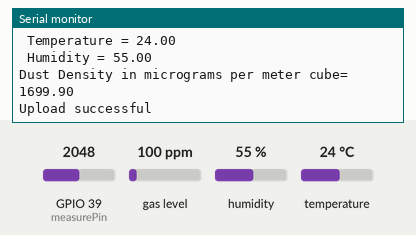
A sketch run on a simulated ESP32. Shown: the last lines printed to the serial monitor. The test bench sets the inputs (shaded band); at power-on: gas level 100 ppm, humidity 55 %, GPIO 39 (measurePin) = 2048, temperature 24 °C. WiFi joins after 1.5 s; servers stay silent unless stated.

Above: at 3.2 s.
3.3 s: gas level set to 20 ppm
5.8 s: humidity set to 22 %
8.3 s: GPIO 39 (measurePin) set to 1760
10.8 s: temperature set to 12 °C
At 12.57 s:
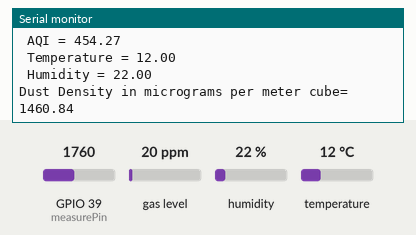
13.3 s: gas level set to 250 ppm
At 14.0 s:
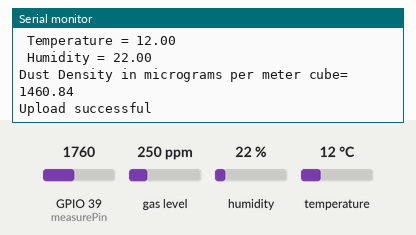
15.8 s: GPIO 39 (measurePin) set to 1840
Timing chart, 0 to 18.8 s (numbered marks = the images above; inputs shaded):
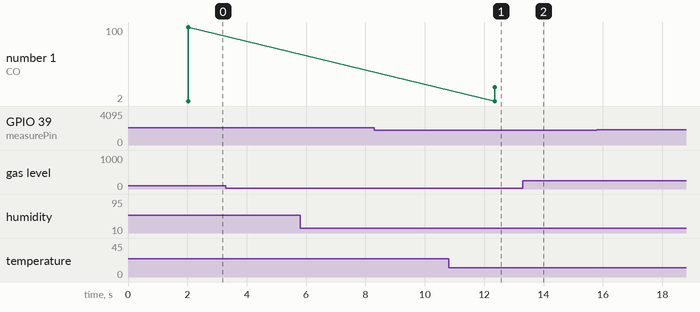

The sketch:

project_sketch.ino
```cpp
#include <WiFi.h>
#include <ThingSpeak.h>
#include <Adafruit_Sensor.h>
#include <DHT.h>
#include <MQUnifiedsensor.h>
#define WIFI_SSID "Galaxy M31sF579"
#define WIFI_PASSWORD "xnnt3916"
#define THINGSPEAK_API_KEY "BAD6KM1N2AO5MP3M"
#define DHTPIN 4
#define DHTTYPE DHT11
#define RatioMQ135CleanAir 3.6//RS / R0 = 3.6 ppm
#define measurePin 39 //adc pin of esp32 can be used for analog input
DHT dht(DHTPIN, DHTTYPE);

#define         Board                   ("ESP-32") // Wemos ESP-32 or other board, whatever have ESP32 core.

//https://www.amazon.com/HiLetgo-ESP-WROOM-32-Development-Microcontroller-Integrated/dp/B0718T232Z (Although Amazon shows ESP-WROOM-32 ESP32 ESP-32S, the board is the ESP-WROOM-32D)
#define         Pin                     (36) //check the esp32-wroom-32d.jpg image on ESP32 folder

/***********************Software Related Macros************************************/
#define         Type                    ("MQ-135") //MQ2 or other MQ Sensor, if change this verify your a and b values.
#define         Voltage_Resolution      (3.3) // 3V3 <- IMPORTANT. Source: https://randomnerdtutorials.com/esp32-adc-analog-read-arduino-ide/
#define         ADC_Bit_Resolution      (12) // ESP-32 bit resolution. Source: https://randomnerdtutorials.com/esp32-adc-analog-read-arduino-ide/
#define         RatioMQ2CleanAir        (3.6) //RS / R0 = 3.6 ppm
/*****************************Globals***********************************************/
MQUnifiedsensor MQ135(Board, Voltage_Resolution, ADC_Bit_Resolution, Pin, Type);


int THINGSPEAK_CHANNEL_ID=2329603;
WiFiClient client;


float calc_SI1(float CO2)
{
 //Molecular weight of CO2 = 44.01 g/mol;
 //conversion of ppm to µg/m3 -https://teesing.com/en/tools/ppm-mg3-converter
 //calculation of sub -index same as that of NH3 as CO2 is not mentioned in cpcb for calculation of AQI
 float c = (float)(CO2 *  44.01/24.45);

 if(c <=200)
 return c * 50/200;
 else if(c >200 && c<=400)
 return 50+(c-200)*50/200;
 else if(c>400 && c<=800)
 return 100+(c-400)*100/400;
 else if (c >800 && c <=1200)
 return 200+(c-800)*(100/400);
 else if(c>1200 && c <=1800)
 return 300+(c-1200)*(100/600);
 else if(c>1800)
 return 400+(c-1800)*(100/600);

}

float calc_SI2(float CO)
{ //Molecular weight for CO = 28.01 g/mol
    //conversion of ppm to mg/m3 - https://teesing.com/en/tools/ppm-mg3-converter
  //calculation of sub -index reference - https://cpcb.nic.in/National-Air-Quality-Index/


  float c = (float)(CO *  28.01/(24.45*1000));

  //finding Sub - Index for Carbon Monoxide according to the calculation methods used in - https://cpcb.nic.in/National-Air-Quality-Index/

  if(c<=1)
  return c*50/1;
  else if(c>1 && c<=2)
  return 50+(c-1)*50/1;
  else if(c>2 && c<=10)
  return 100+(c-2)*100/8;
  else if(c>10 && c<=17)
  return 200+(c-10)*(100/7);
  else if(c>17 && c<=34)
  return 300+(c-17)*(100/17);
  else if (c>34)
  return 400+(c-34)*(100/17);


}
float calc_SI3(float NH3)
{
  //conversion of ppm to µg/m3 - https://teesing.com/en/tools/ppm-mg3-converter
  //calculation of sub -index reference - https://cpcb.nic.in/National-Air-Quality-Index/
 //Molecular Weight for NH3 = 17.03 g/mol
 float c = (float)( NH3 *  17.03 /24.45); //finding concentration in µg/m3

 //finding Sub - Index for Ammonia according to the calculation methods used in - https://cpcb.nic.in/National-Air-Quality-Index/

 if(c <=200)
 return c * 50/200;
 else if(c >200 && c<=400)
 return 50+(c-200)*50/200;
 else if(c>400 && c<=800)
 return 100+(c-400)*100/400;
 else if (c >800 && c <=1200)
 return 200+(c-800)*(100/400);
 else if(c>1200 && c <=1800)
 return 300+(c-1200)*(100/600);
 else if(c>1800)
 return 400+(c-1800)*(100/600);


}


void setup() {
Serial.begin(115200);
dht.begin();

MQ135.setRegressionMethod(1); //_PPM =  a*ratio^b
MQ135.setA(110.47); MQ135.setB(-2.862); // Configure the equation to to calculate CO2 concentration

  /*
    Exponential regression:
  GAS      | a      | b
  CO       | 605.18 | -3.937
  Alcohol  | 77.255 | -3.18
  CO2      | 110.47 | -2.862
  Toluene  | 44.947 | -3.445
  NH3     | 102.2  | -2.473
  Aceton  | 34.668 | -3.369
  */

MQ135.init();
Serial.print("Calibrating please wait.");
  float calcR0 = 0;
  for(int i = 1; i<=10; i ++)
  {
    MQ135.update(); // Update data, the arduino will read the voltage from the analog pin
    calcR0 += MQ135.calibrate(RatioMQ135CleanAir);
    Serial.print(".");
  }
  MQ135.setR0(calcR0/10);
  Serial.println("  done!.");

  if(isinf(calcR0)) {Serial.println("Warning: Conection issue, R0 is infinite (Open circuit detected) please check your wiring and supply"); while(1);}
  if(calcR0 == 0){Serial.println("Warning: Conection issue found, R0 is zero (Analog pin shorts to ground) please check your wiring and supply"); while(1);}
  /*****************************  MQ CAlibration ********************************************/
  MQ135.serialDebug(true);

WiFi.begin(WIFI_SSID, WIFI_PASSWORD);
while (WiFi.status() != WL_CONNECTED) {
delay(1000);
Serial.println("Connecting to WiFi...");
}
}
void loop() {
float humidity = dht.readHumidity();
float temperature = dht.readTemperature();


if (isnan(humidity) || isnan(temperature)) {
Serial.println("Failed to read from DHT sensor!");
delay(1000);
return;
}

  MQ135.update(); // Update data, the arduino will read the voltage from the analog pin

  float CO2 = MQ135.readSensor(); // Sensor will read PPM concentration using the model, a and b values set previously or from the setup
  MQ135.setA(605.18); MQ135.setB(-3.937);
  MQ135.update();
  float CO = MQ135.readSensor();
  MQ135.setA(102.2); MQ135.setB(-2.473);
  MQ135.update();
  float NH3 = MQ135.readSensor();
  float SI3 = calc_SI3(NH3);
  float SI2 = calc_SI2(CO);
  float SI1 = calc_SI1(CO2);
  float AQI = (SI1 + SI2 + SI3)/3 * 100;
  //according to cpcb, the max sub -index is the AQI of a place but here we are taking the average of the sub-indexes.
  //according to cpcb the following gases are used for AQI calculation
  //SO2
  //NO2
  //CO
  //O3
  //NH3
  //we can find NH3 and CO only using MQ-135, hence we added CO2 in the AQI calculation also.
  // since we need data real time, we are not calculating the 8 hrs average or the 24 hours average or the 16 hour average.
  // we are calculating the current values only.

  //dust concentration calculation
  double read = analogRead(measurePin);
  double voltage = read * 5.0 / 1024.0;
  double dustDensity = voltage * 170 - 0.1;
     Serial.print(" CO2 = ");
     Serial.println(CO2);
     Serial.print(" NH3 = ");
     Serial.println(NH3);
     Serial.print(" CO = ");
     Serial.println(CO);
     Serial.print(" AQI = ");
     Serial.println(AQI);
     Serial.print(" Temperature = ");
     Serial.println(temperature);
     Serial.print(" Humidity = ");
     Serial.println(humidity);
     Serial.print("Dust Density in micrograms per meter cube= ");
     Serial.println(dustDensity);

ThingSpeak.begin(client);

    ThingSpeak.setField(1,temperature);
    ThingSpeak.setField(2,humidity);
    ThingSpeak.setField(3,CO2);
    ThingSpeak.setField(4,CO);
    ThingSpeak.setField(5,NH3);
    ThingSpeak.setField(6,AQI);
    ThingSpeak.setField(7,((float)dustDensity));
   int x = ThingSpeak.writeFields(THINGSPEAK_CHANNEL_ID,THINGSPEAK_API_KEY);
   if(x == 200)
   {
     Serial.println("Upload successful");

   }

delay(10000); // Send data every 10 seconds
}
```

Measured:
- after the input at 10.8 s, the serial monitor: prints a new line after 1.6 s (image 1)
